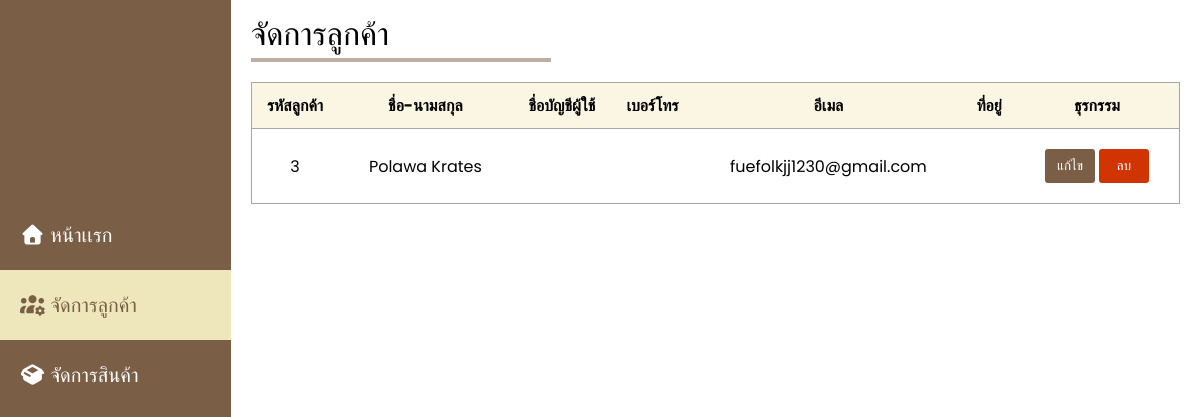
Before: /admin-customer.php (signed in) with the older database file.
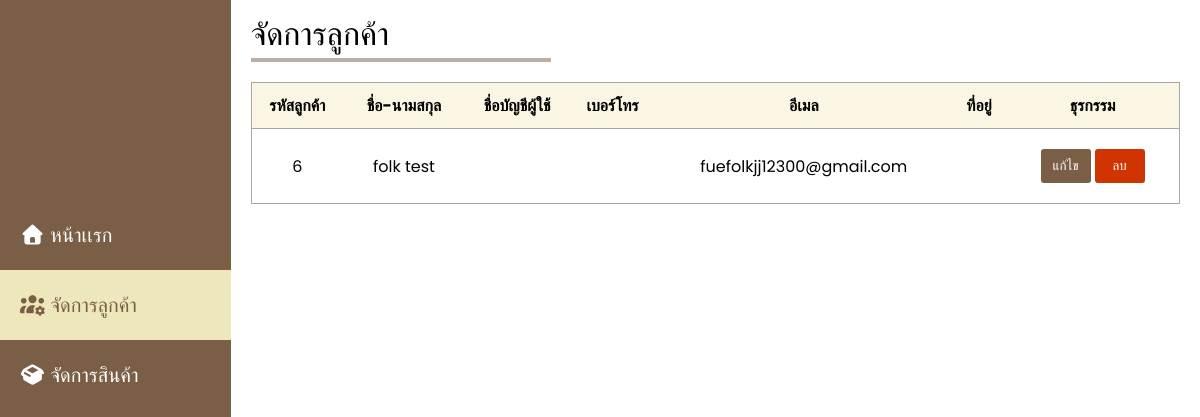
After: the same page with the newer database file.
### tables this page shows
CREATE TABLE `customer` (
  `cus_id` int(11) NOT NULL,
  `cus_username` varchar(50) NOT NULL,
  `cus_password` varchar(255) NOT NULL,
  `cus_fname` varchar(50) NOT NULL,
  `cus_lname` varchar(50) NOT NULL,
  `cus_phone` varchar(20) NOT NULL,
  `cus_email` varchar(100) NOT NULL,
  `cus_address` varchar(255) NOT NULL,
  `cus_picture` varchar(255) DEFAULT 'default_pic.png'
);

### admin-customer.php (the view, shortened to what this page needs)
<!DOCTYPE html>
<html lang="en">
<head>
    <link rel="stylesheet" href="style/adminedit.css">
    <link rel="stylesheet" href="https://cdnjs.cloudflare.com/ajax/libs/font-awesome/7.0.1/css/all.min.css" />
</head>
<body>
<div class="container-bd">
    <nav>
        <ul>
            <a href="admin-login.php">
                <li>
                    <i class="fa-solid fa-house"></i>
                    หน้าเเรก
                </li>
            </a>
            <a href="admin-customer.php">
                <li class="active">
                    <i class="fa-solid fa-users-gear"></i>
                    จัดการลูกค้า
                </li>
            </a>
            <a href="admin-product.php">
                <li>
                    <i class="fa-solid fa-box-open"></i>
                    จัดการสินค้า
                </li>
            </a>
        </ul>
    </nav>
    <div class="container-data">
        <h1>จัดการลูกค้า</h1>
        <hr>
        <div class="table-data">
            <table>
                <thead>
                    <tr>
                        <th>รหัสลูกค้า</th>
                        <th>ชื่อ-นามสกุล</th>
                        <th>ชื่อบัญชีผู้ใช้</th>
                        <th>เบอร์โทร</th>
                        <th>อีเมล</th>
                        <th>ที่อยู่</th>
                        <th>ธุรกรรม</th>
                    </tr>
                </thead>
                <tbody>
                    <?php
                            require('conn.php');
                            $sql = "SELECT * FROM customer";
                            $result = $conn->query($sql);
                                if ($result->num_rows > 0) {
                                    while ($row = $result->fetch_assoc()) {
                                        echo "<tr>";
                                        echo "<td>".$row['cus_id']."</td>";
                                        echo "<td>".htmlspecialchars($row['cus_fname'].' '.$row['cus_lname'])."</td>";
                                        echo "<td>".htmlspecialchars($row['cus_username'])."</td>";
                                        echo "<td>".htmlspecialchars($row['cus_phone'])."</td>";
                                        echo "<td>".htmlspecialchars($row['cus_email'])."</td>";
                                        echo "<td>".htmlspecialchars($row['cus_address'])."</td>";
                                        echo '<td class="t-button">
                                                <a href="adminedit-cus.php?cus_id='.$row['cus_id'].'"><button type="button">แก้ไข</button></a>
                                                <form method="post" action="delete-customer.php" onsubmit="return confirm(\'ต้องการลบผู้ใช้ '.addslashes($row['cus_fname'].' '.$row['cus_lname']).' หรือไม่?\');">
                                                    <input type="hidden" name="cus_id" value="'.$row['cus_id'].'">
                                                    <button type="submit" name="delete-btn">ลบ</button>
                                                </form>
                                            </td>';
                                        echo "</tr>";
                                    }
                                }else {
                                    echo "0 results";
                                }
                    ?>
                </tbody>
            </table>
        </div>
    </div>
</div>
</body>
</html>

Changed rows visible on the page:
removed customer: cus_id "3", cus_fname+cus_lname "Polawa Krates", cus_email "fuefolkjj1230@gmail.com"
added customer: cus_id "6", cus_fname+cus_lname "folk test", cus_email "fuefolkjj12300@gmail.com"
